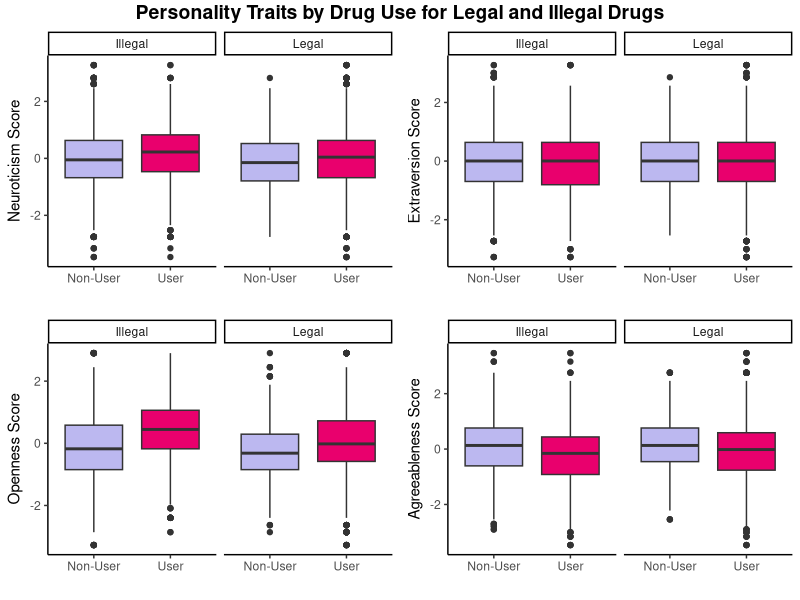
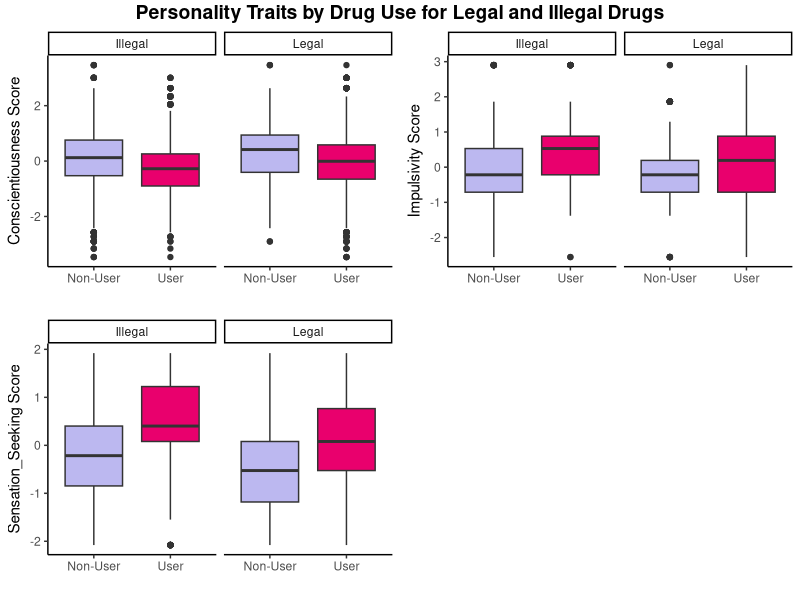
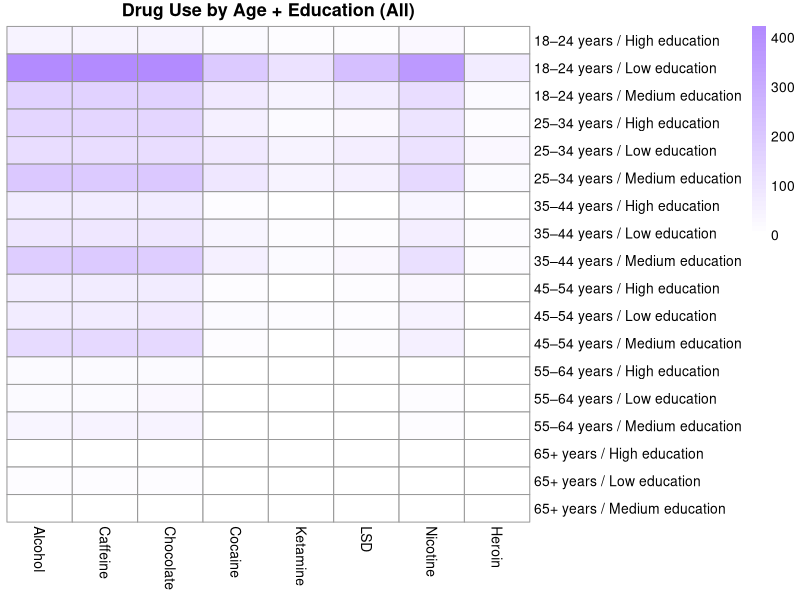
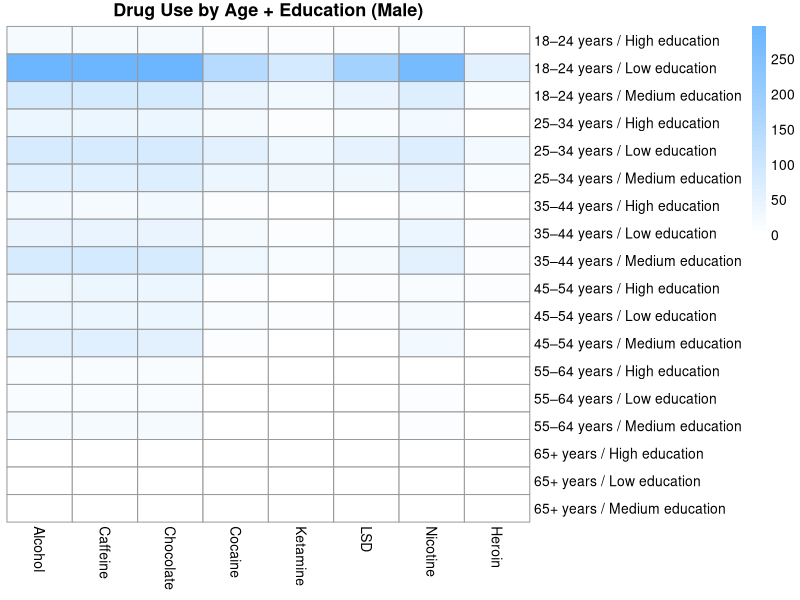
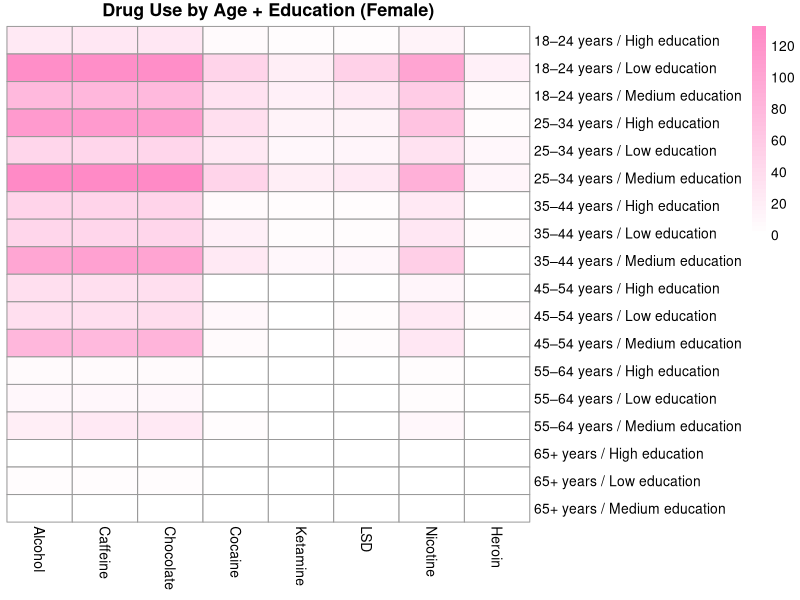
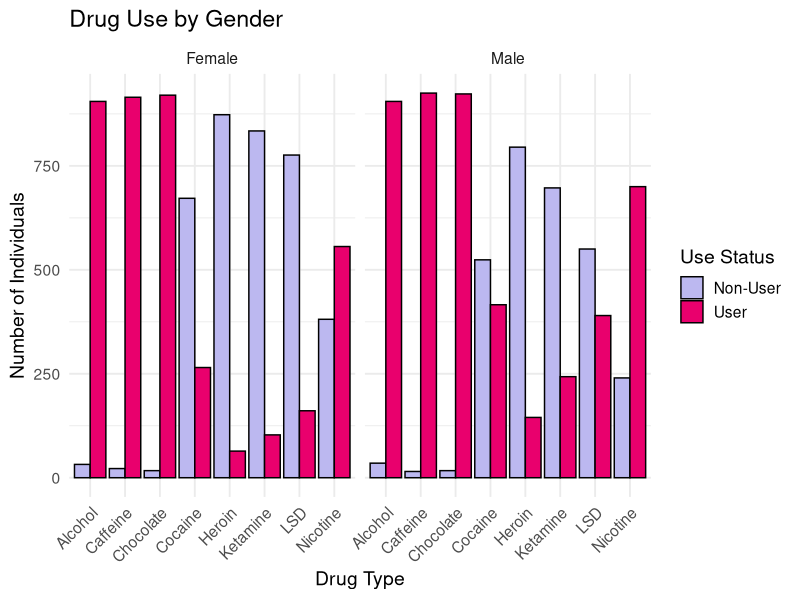
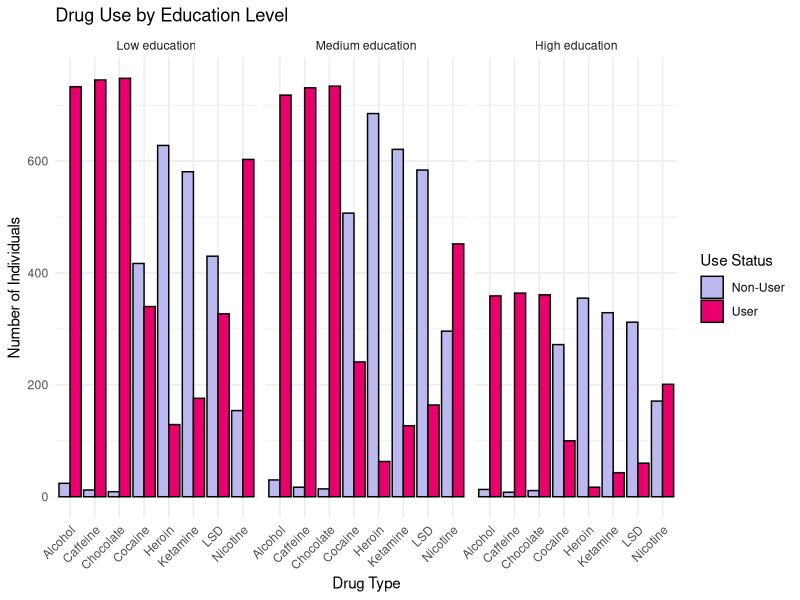
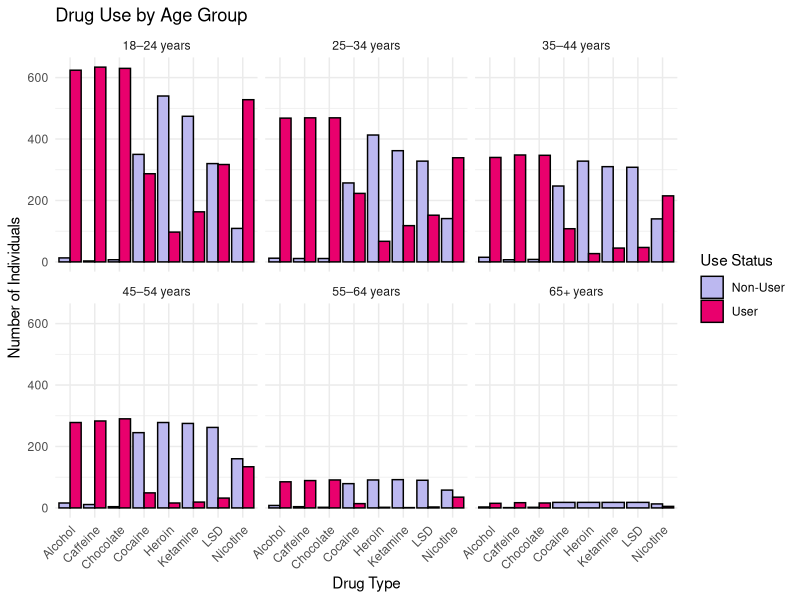

Source code (R) for these figures, in order:
## ---- chunk 1
knitr::opts_chunk$set(echo = TRUE)
## ---- chunk 2
#install.packages("readxl")  
library(readxl)
library(ggpubr)
library(tidyverse)
## ---- chunk 3
ddata <- read_excel("CLEANING DATA DRUG.xlsx", sheet = "DATA_FINAL_ANALYSIS")
head(ddata)
## ---- chunk 4
legal_drugs <- c("Caffeine_Use", "Nicotine_Use", "Alcohol_Use", "Chocolate_Use")
illegal_drugs <- c("Cocaine_Use", "Ketamine_Use", "Heroin_Use", "LSD_Use")

# Gather legal and illegal drugs together with a flag
ddata_long <- ddata %>%
  pivot_longer(cols = all_of(c(legal_drugs, illegal_drugs)),
               names_to = "Drug",
               values_to = "Usage") %>%
  mutate(Category = ifelse(Drug %in% legal_drugs, "Legal", "Illegal"))
ddata_long
## ---- chunk 5
library(ggplot2)
library(ggpubr)

# Function to plot personality trait by ussage and separate by Legal/Illegal category
plot_personality_trait <- function(data, trait, fill_colors = c("#BCB8F0", "#E9006D")) {
  ggplot(data, aes_string(x = "Usage", y = trait, fill = "Usage")) +
    geom_boxplot() +
    facet_wrap(~Category) +
    scale_fill_manual(values = fill_colors) +
    labs(
      x = "",
      y = paste(trait, "Score"),
      fill = "Usage"
    ) +
    guides(fill = "none") +
    theme_classic()
}

# Create the plots
neuro_boxplot <- plot_personality_trait(ddata_long, "Neuroticism")
extraversion_boxplot <- plot_personality_trait(ddata_long, "Extraversion")
openness_boxplot <- plot_personality_trait(ddata_long, "Openness")
agreeableness_boxplot <- plot_personality_trait(ddata_long, "Agreeableness")
consc_boxplot <- plot_personality_trait(ddata_long, "Conscientiousness")
impulsivity_boxplot <- plot_personality_trait(ddata_long, "Impulsivity")
SS_boxplot <- plot_personality_trait(ddata_long, "Sensation_Seeking")


# Arrange the plots in a 2x2 grid
combined_plot <- ggarrange(neuro_boxplot, extraversion_boxplot, openness_boxplot, agreeableness_boxplot,
                           ncol = 2, nrow = 2)
combined_plot2 <- ggarrange(consc_boxplot, impulsivity_boxplot, SS_boxplot,
          ncol = 2, nrow = 2)


# Add one common title above all plots
annotate_figure(combined_plot, 
                top = text_grob("Personality Traits by Drug Use for Legal and Illegal Drugs",
                                face = "bold", size = 14))

annotate_figure(combined_plot2, 
                top = text_grob("Personality Traits by Drug Use for Legal and Illegal Drugs",
                                face = "bold", size = 14))
## ---- chunk 6
library(readxl)
library(dplyr)
library(tidyr)
library(pheatmap)

#data
ddata <- read_excel(
  "CLEANING DATA DRUG.xlsx",
  sheet = "DATA_FINAL_ANALYSIS"
)

# age + ed
ddata$AgeEdu <- paste(ddata$Age_Group, ddata$Education_Level_Final, sep = " / ")

# drugs
keep_drugs <- c(
  "Caffeine_Use",
  "Nicotine_Use",
  "Alcohol_Use",
  "Chocolate_Use",
  "Cocaine_Use",
  "Ketamine_Use",
  "Heroin_Use",
  "LSD_Use"
)

d_long <- ddata %>%
  pivot_longer(
    cols = all_of(keep_drugs),
    names_to  = "Drug",
    values_to = "Use"
  ) %>%
  filter(Use == "User")

#clean labels 
pretty_drug_labels <- function(mat) {
  labs <- colnames(mat)
  labs <- gsub("_Use$", "", labs)
  labs <- gsub("_", " ", labs)
  labs
}

# color
overall_colors <- colorRampPalette(c("white", "#b38bff"))(50)   
male_colors    <- colorRampPalette(c("white", "#6bb6ff"))(50)  
female_colors  <- colorRampPalette(c("white", "#ff8ac6"))(50)   


# overall heatmap
all_tab <- d_long %>%
  count(AgeEdu, Drug, name = "Users") %>%
  pivot_wider(
    names_from  = Drug,
    values_from = Users,
    values_fill = 0
  )

mat_all <- as.matrix(all_tab[, -1])
rownames(mat_all) <- all_tab$AgeEdu

pheatmap(
  mat_all,
  main = "Drug Use by Age + Education (All)",
  cluster_rows = FALSE,
  cluster_cols = FALSE,
  labels_col = pretty_drug_labels(mat_all),
  color = overall_colors
)

#male heatmap 
male_tab <- d_long %>%
  filter(Gender == "Male") %>%
  count(AgeEdu, Drug, name = "Users") %>%
  pivot_wider(
    names_from  = Drug,
    values_from = Users,
    values_fill = 0
  )

mat_male <- as.matrix(male_tab[, -1])
rownames(mat_male) <- male_tab$AgeEdu

pheatmap(
  mat_male,
  main = "Drug Use by Age + Education (Male)",
  cluster_rows = FALSE,
  cluster_cols = FALSE,
  labels_col = pretty_drug_labels(mat_male),
  color = male_colors
)

# female heatmap
female_tab <- d_long %>%
  filter(Gender == "Female") %>%
  count(AgeEdu, Drug, name = "Users") %>%
  pivot_wider(
    names_from  = Drug,
    values_from = Users,
    values_fill = 0
  )

mat_female <- as.matrix(female_tab[, -1])
rownames(mat_female) <- female_tab$AgeEdu

pheatmap(
  mat_female,
  main = "Drug Use by Age + Education (Female)",
  cluster_rows = FALSE,
  cluster_cols = FALSE,
  labels_col = pretty_drug_labels(mat_female),
  color = female_colors
)

## ---- chunk 7
# drug categories
legal_drugs <- c("Alcohol_Use", "Caffeine_Use", "Chocolate_Use", "Nicotine_Use")
illegal_drugs <- c("Cocaine_Use", "Heroin_Use", "LSD_Use", "Ketamine_Use")
all_drugs <- c(legal_drugs, illegal_drugs)



# reshape data to long format
data_long <- ddata %>%
  pivot_longer(
    cols = all_of(all_drugs),
    names_to = "Drug",
    values_to = "Use_Status"
  ) %>%
  mutate(
    Drug = str_remove(Drug, "_Use")  # remove "_Use" from drug names
  )



# reorder education
data_long$Education_Level_Final <- factor(
  data_long$Education_Level_Final,
  levels = c("Low education", "Medium education", "High education")
)


# Histogram by Gender
ggplot(data_long, aes(x = Drug, fill = Use_Status)) +
  geom_bar(position = "dodge", color = "black") +
  facet_wrap(~ Gender) +
  scale_fill_manual(
    values = c("User" = "#E9006D", "Non-User" = "#BCB8F0")  # custom colors
  ) +
  labs(title = "Drug Use by Gender",
       x = "Drug Type", y = "Number of Individuals", fill = "Use Status") +
  theme_minimal(base_size = 14) +
  theme(axis.text.x = element_text(angle = 45, hjust = 1))

# Histogram by Education
ggplot(data_long, aes(x = Drug, fill = Use_Status)) +
  geom_bar(position = "dodge", color = "black") +
  facet_wrap(~ Education_Level_Final) +
  scale_fill_manual(
    values = c("User" = "#E9006D", "Non-User" = "#BCB8F0")  # custom colors
  ) +
  labs(title = "Drug Use by Education Level",
       x = "Drug Type", y = "Number of Individuals",
       fill = "Use Status") +
  theme_minimal() +
  theme(axis.text.x = element_text(angle = 45, hjust = 1))

# Histogram by Age Group
ggplot(data_long, aes(x = Drug, fill = Use_Status)) +
  geom_bar(position = "dodge", color = "black") +
  facet_wrap(~ Age_Group) +
  scale_fill_manual(
    values = c("User" = "#E9006D", "Non-User" = "#BCB8F0")  # custom colors
  ) +
  labs(title = "Drug Use by Age Group",
       x = "Drug Type", y = "Number of Individuals",  fill = "Use Status") +
  theme_minimal() +
  theme(axis.text.x = element_text(angle = 45, hjust = 1))
